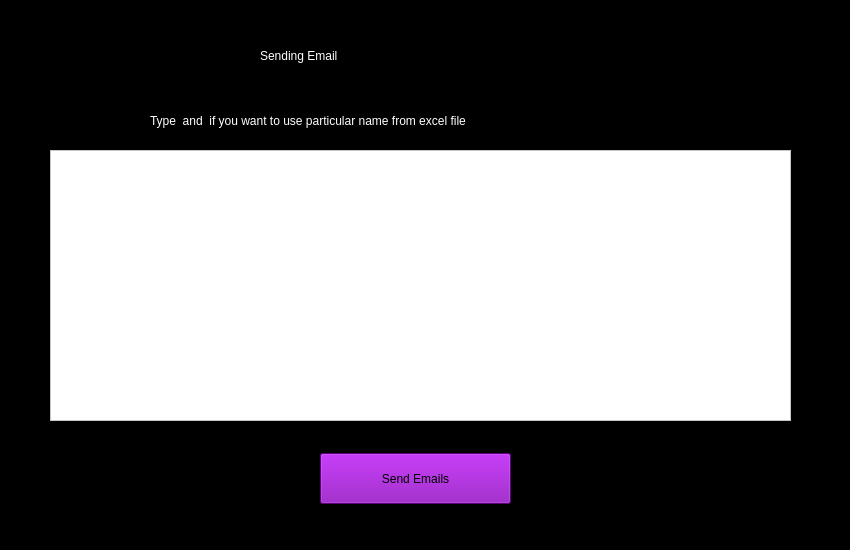
<?xml version="1.0" encoding="UTF-8"?>
<ui version="4.0">
 <class>MainWindow</class>
 <widget class="QMainWindow" name="MainWindow">
  <property name="geometry">
   <rect>
    <x>0</x>
    <y>0</y>
    <width>850</width>
    <height>550</height>
   </rect>
  </property>
  <property name="sizePolicy">
   <sizepolicy hsizetype="Fixed" vsizetype="Fixed">
    <horstretch>0</horstretch>
    <verstretch>0</verstretch>
   </sizepolicy>
  </property>
  <property name="minimumSize">
   <size>
    <width>850</width>
    <height>550</height>
   </size>
  </property>
  <property name="maximumSize">
   <size>
    <width>850</width>
    <height>550</height>
   </size>
  </property>
  <property name="windowTitle">
   <string>Auto Emait By Raheel Siddiqui</string>
  </property>
  <property name="styleSheet">
   <string notr="true">background-color: rgb(0, 0, 0);</string>
  </property>
  <widget class="QWidget" name="centralwidget">
   <widget class="QLabel" name="label">
    <property name="geometry">
     <rect>
      <x>260</x>
      <y>20</y>
      <width>431</width>
      <height>71</height>
     </rect>
    </property>
    <property name="styleSheet">
     <string notr="true">font: 36pt &quot;Arial Rounded MT Bold&quot;;
color: rgb(255, 255, 255);</string>
    </property>
    <property name="text">
     <string>Sending Email</string>
    </property>
   </widget>
   <widget class="QFrame" name="frame">
    <property name="geometry">
     <rect>
      <x>310</x>
      <y>443</y>
      <width>211</width>
      <height>71</height>
     </rect>
    </property>
    <property name="frameShape">
     <enum>QFrame::StyledPanel</enum>
    </property>
    <property name="frameShadow">
     <enum>QFrame::Raised</enum>
    </property>
    <layout class="QVBoxLayout" name="verticalLayout">
     <item>
      <widget class="QPushButton" name="pushButton">
       <property name="sizePolicy">
        <sizepolicy hsizetype="Minimum" vsizetype="Preferred">
         <horstretch>0</horstretch>
         <verstretch>0</verstretch>
        </sizepolicy>
       </property>
       <property name="styleSheet">
        <string notr="true">font: 14pt &quot;Times New Roman&quot;;
background-color: rgb(134, 0, 179);


color: rgb(0, 0, 0);





</string>
       </property>
       <property name="text">
        <string>Send Emails</string>
       </property>
      </widget>
     </item>
    </layout>
   </widget>
   <widget class="QFrame" name="frame_2">
    <property name="geometry">
     <rect>
      <x>40</x>
      <y>140</y>
      <width>761</width>
      <height>291</height>
     </rect>
    </property>
    <property name="frameShape">
     <enum>QFrame::StyledPanel</enum>
    </property>
    <property name="frameShadow">
     <enum>QFrame::Raised</enum>
    </property>
    <layout class="QGridLayout" name="gridLayout">
     <item row="0" column="0">
      <widget class="QPlainTextEdit" name="plainTextEdit">
       <property name="styleSheet">
        <string notr="true">color: rgb(0, 0, 0);
font: 75 12pt &quot;Times New Roman&quot;;
background-color: rgb(255, 255, 255);</string>
       </property>
      </widget>
     </item>
    </layout>
   </widget>
   <widget class="QLabel" name="label_2">
    <property name="geometry">
     <rect>
      <x>130</x>
      <y>20</y>
      <width>111</width>
      <height>71</height>
     </rect>
    </property>
    <property name="styleSheet">
     <string notr="true">background-image: url(:/pics/bg/img_4839 (2).png);</string>
    </property>
    <property name="text">
     <string>TextLabel</string>
    </property>
   </widget>
   <widget class="QLabel" name="label_3">
    <property name="geometry">
     <rect>
      <x>150</x>
      <y>110</y>
      <width>561</width>
      <height>21</height>
     </rect>
    </property>
    <property name="styleSheet">
     <string notr="true">color: rgb(255, 255, 255);
font: 12pt &quot;MS Shell Dlg 2&quot;;</string>
    </property>
    <property name="text">
     <string>Type &lt;name&gt; and &lt;email&gt; if you want to use particular name from excel file</string>
    </property>
   </widget>
  </widget>
  <widget class="QMenuBar" name="menubar">
   <property name="geometry">
    <rect>
     <x>0</x>
     <y>0</y>
     <width>850</width>
     <height>26</height>
    </rect>
   </property>
  </widget>
  <widget class="QStatusBar" name="statusbar"/>
 </widget>
 <resources>
  <include location="pics.qrc"/>
 </resources>
 <connections/>
</ui>
